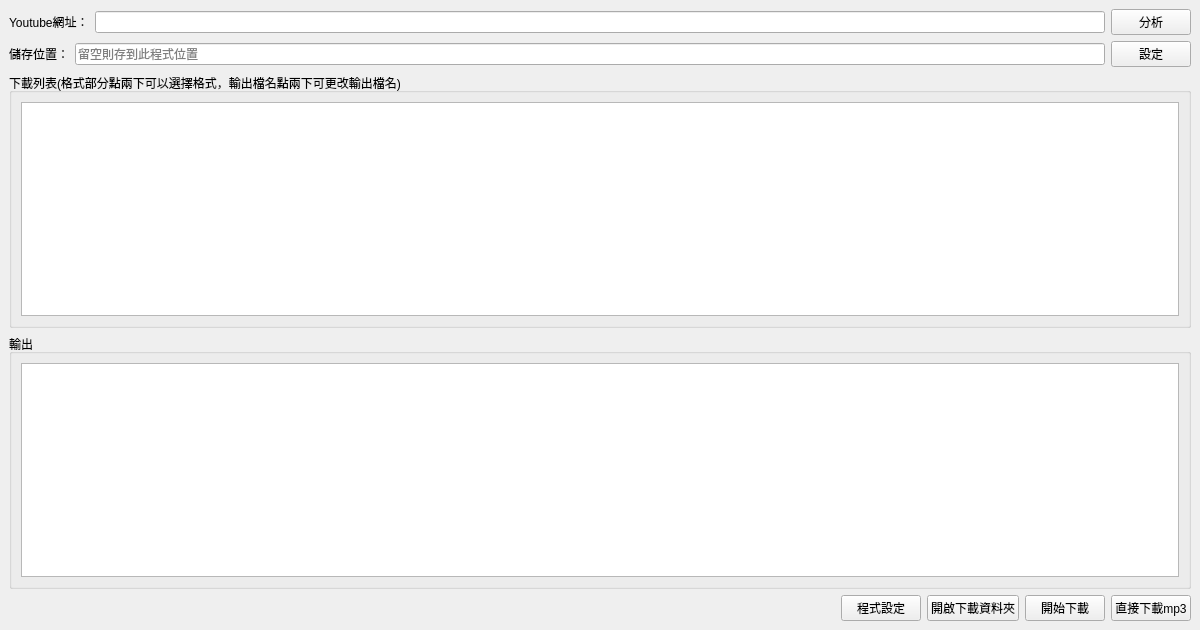
<?xml version="1.0" encoding="UTF-8"?>
<ui version="4.0">
 <class>MainUi</class>
 <widget class="QMainWindow" name="MainUi">
  <property name="geometry">
   <rect>
    <x>0</x>
    <y>0</y>
    <width>1200</width>
    <height>630</height>
   </rect>
  </property>
  <property name="windowTitle">
   <string>Youtube影片下載器</string>
  </property>
  <property name="windowIcon">
   <iconset resource="resource.qrc">
    <normaloff>:/app_icon/frog_icon_removed_bg.ico</normaloff>:/app_icon/frog_icon_removed_bg.ico</iconset>
  </property>
  <widget class="QWidget" name="centralwidget">
   <layout class="QVBoxLayout" name="verticalLayout">
    <item>
     <layout class="QHBoxLayout" name="horizontalLayout">
      <item>
       <widget class="QLabel" name="label">
        <property name="text">
         <string>Youtube網址：</string>
        </property>
       </widget>
      </item>
      <item>
       <widget class="QLineEdit" name="txtUrl"/>
      </item>
      <item>
       <widget class="QPushButton" name="btnAnalysis">
        <property name="text">
         <string>分析</string>
        </property>
       </widget>
      </item>
     </layout>
    </item>
    <item>
     <layout class="QHBoxLayout" name="horizontalLayout_5">
      <item>
       <widget class="QLabel" name="label_2">
        <property name="text">
         <string>儲存位置：</string>
        </property>
       </widget>
      </item>
      <item>
       <widget class="QLineEdit" name="txtSavePath">
        <property name="readOnly">
         <bool>true</bool>
        </property>
        <property name="placeholderText">
         <string>留空則存到此程式位置</string>
        </property>
       </widget>
      </item>
      <item>
       <widget class="QPushButton" name="btnSetSavePath">
        <property name="text">
         <string>設定</string>
        </property>
       </widget>
      </item>
     </layout>
    </item>
    <item>
     <widget class="QGroupBox" name="groupBox">
      <property name="title">
       <string>下載列表(格式部分點兩下可以選擇格式，輸出檔名點兩下可更改輸出檔名)</string>
      </property>
      <layout class="QHBoxLayout" name="horizontalLayout_2">
       <item>
        <widget class="QTableView" name="tableDownloadList">
         <property name="dragDropOverwriteMode">
          <bool>true</bool>
         </property>
         <property name="selectionMode">
          <enum>QAbstractItemView::SelectionMode::SingleSelection</enum>
         </property>
         <property name="selectionBehavior">
          <enum>QAbstractItemView::SelectionBehavior::SelectRows</enum>
         </property>
         <property name="verticalScrollMode">
          <enum>QAbstractItemView::ScrollMode::ScrollPerPixel</enum>
         </property>
         <attribute name="horizontalHeaderHighlightSections">
          <bool>false</bool>
         </attribute>
        </widget>
       </item>
      </layout>
     </widget>
    </item>
    <item>
     <widget class="QGroupBox" name="groupBox_2">
      <property name="title">
       <string>輸出</string>
      </property>
      <layout class="QHBoxLayout" name="horizontalLayout_3">
       <item>
        <widget class="QTextBrowser" name="txtOutput"/>
       </item>
      </layout>
     </widget>
    </item>
    <item>
     <layout class="QHBoxLayout" name="horizontalLayout_4">
      <item>
       <spacer name="horizontalSpacer">
        <property name="orientation">
         <enum>Qt::Orientation::Horizontal</enum>
        </property>
        <property name="sizeHint" stdset="0">
         <size>
          <width>40</width>
          <height>20</height>
         </size>
        </property>
       </spacer>
      </item>
      <item>
       <widget class="QPushButton" name="btnOptions">
        <property name="text">
         <string>程式設定</string>
        </property>
       </widget>
      </item>
      <item>
       <widget class="QPushButton" name="btnOpenDownloadFolder">
        <property name="text">
         <string>開啟下載資料夾</string>
        </property>
       </widget>
      </item>
      <item>
       <widget class="QPushButton" name="btnDownload">
        <property name="text">
         <string>開始下載</string>
        </property>
       </widget>
      </item>
      <item>
       <widget class="QPushButton" name="btnDownloadMp3">
        <property name="text">
         <string>直接下載mp3</string>
        </property>
       </widget>
      </item>
     </layout>
    </item>
   </layout>
  </widget>
 </widget>
 <resources>
  <include location="resource.qrc"/>
 </resources>
 <connections/>
</ui>
